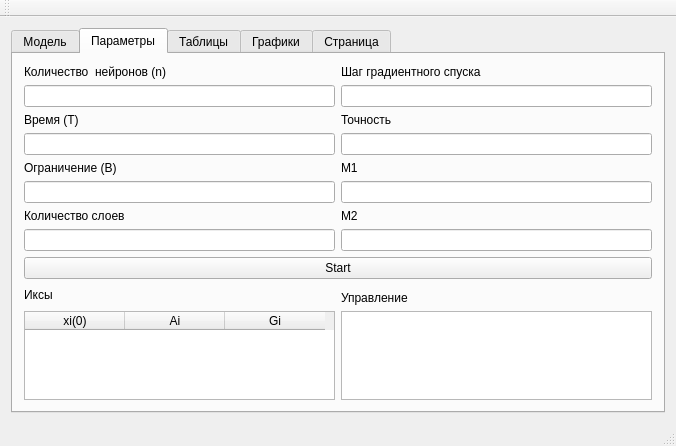
<?xml version="1.0" encoding="UTF-8"?>
<ui version="4.0">
 <class>MainWindow</class>
 <widget class="QMainWindow" name="MainWindow">
  <property name="geometry">
   <rect>
    <x>0</x>
    <y>0</y>
    <width>676</width>
    <height>446</height>
   </rect>
  </property>
  <property name="windowTitle">
   <string>MainWindow</string>
  </property>
  <widget class="QWidget" name="centralWidget">
   <layout class="QHBoxLayout" name="horizontalLayout">
    <item>
     <widget class="QTabWidget" name="tabWidget">
      <property name="currentIndex">
       <number>1</number>
      </property>
      <widget class="QWidget" name="tabModel">
       <property name="sizePolicy">
        <sizepolicy hsizetype="Expanding" vsizetype="Expanding">
         <horstretch>0</horstretch>
         <verstretch>0</verstretch>
        </sizepolicy>
       </property>
       <attribute name="title">
        <string>Модель</string>
       </attribute>
      </widget>
      <widget class="QWidget" name="tabParams">
       <attribute name="title">
        <string>Параметры</string>
       </attribute>
       <layout class="QGridLayout" name="gridLayout_3">
        <item row="0" column="0">
         <layout class="QGridLayout" name="gridLayout_2">
          <item row="16" column="1">
           <widget class="QTableWidget" name="tableWidgetControl"/>
          </item>
          <item row="1" column="0">
           <widget class="QLineEdit" name="lineEditNumNeur"/>
          </item>
          <item row="1" column="1">
           <widget class="QLineEdit" name="lineEditStep"/>
          </item>
          <item row="8" column="0">
           <widget class="QLineEdit" name="lineEditNumLay"/>
          </item>
          <item row="6" column="0">
           <widget class="QLineEdit" name="lineEditLimit"/>
          </item>
          <item row="8" column="1">
           <widget class="QLineEdit" name="lineEditM2"/>
          </item>
          <item row="0" column="0">
           <widget class="QLabel" name="label_2">
            <property name="text">
             <string>Количество  нейронов (n)</string>
            </property>
           </widget>
          </item>
          <item row="6" column="1">
           <widget class="QLineEdit" name="lineEditM1"/>
          </item>
          <item row="7" column="0">
           <widget class="QLabel" name="label">
            <property name="text">
             <string>Количество слоев</string>
            </property>
           </widget>
          </item>
          <item row="5" column="0">
           <widget class="QLabel" name="label_6">
            <property name="text">
             <string>Ограничение (В)</string>
            </property>
           </widget>
          </item>
          <item row="7" column="1">
           <widget class="QLabel" name="label_4">
            <property name="text">
             <string>М2</string>
            </property>
           </widget>
          </item>
          <item row="0" column="1">
           <widget class="QLabel" name="label_3">
            <property name="text">
             <string>Шаг градиентного спуска</string>
            </property>
           </widget>
          </item>
          <item row="5" column="1">
           <widget class="QLabel" name="label_5">
            <property name="text">
             <string>М1</string>
            </property>
           </widget>
          </item>
          <item row="4" column="0">
           <widget class="QLineEdit" name="lineEditTime"/>
          </item>
          <item row="3" column="1">
           <widget class="QLabel" name="label_8">
            <property name="text">
             <string>Точность</string>
            </property>
           </widget>
          </item>
          <item row="3" column="0">
           <widget class="QLabel" name="label_7">
            <property name="text">
             <string>Время (T)</string>
            </property>
           </widget>
          </item>
          <item row="4" column="1">
           <widget class="QLineEdit" name="lineEditAccur"/>
          </item>
          <item row="16" column="0">
           <widget class="QTableWidget" name="tableWidgetInitValues">
            <column>
             <property name="text">
              <string>xi(0)</string>
             </property>
            </column>
            <column>
             <property name="text">
              <string>Ai</string>
             </property>
            </column>
            <column>
             <property name="text">
              <string>Gi</string>
             </property>
            </column>
           </widget>
          </item>
          <item row="11" column="0" colspan="2">
           <widget class="QPushButton" name="pushButtonStart">
            <property name="text">
             <string>Start</string>
            </property>
           </widget>
          </item>
          <item row="15" column="1">
           <widget class="QLabel" name="label_10">
            <property name="text">
             <string>Управление</string>
            </property>
           </widget>
          </item>
          <item row="14" column="0" rowspan="2">
           <widget class="QLabel" name="label_9">
            <property name="text">
             <string>Иксы</string>
            </property>
           </widget>
          </item>
         </layout>
        </item>
       </layout>
      </widget>
      <widget class="QWidget" name="tabTables">
       <attribute name="title">
        <string>Таблицы</string>
       </attribute>
      </widget>
      <widget class="QWidget" name="tabGraphs">
       <attribute name="title">
        <string>Графики</string>
       </attribute>
      </widget>
      <widget class="QWidget" name="tabGraphs_2">
       <attribute name="title">
        <string>Страница</string>
       </attribute>
      </widget>
     </widget>
    </item>
   </layout>
  </widget>
  <widget class="QMenuBar" name="menuBar">
   <property name="geometry">
    <rect>
     <x>0</x>
     <y>0</y>
     <width>676</width>
     <height>20</height>
    </rect>
   </property>
  </widget>
  <widget class="QToolBar" name="mainToolBar">
   <attribute name="toolBarArea">
    <enum>TopToolBarArea</enum>
   </attribute>
   <attribute name="toolBarBreak">
    <bool>false</bool>
   </attribute>
  </widget>
  <widget class="QStatusBar" name="statusBar"/>
 </widget>
 <layoutdefault spacing="6" margin="11"/>
 <resources/>
 <connections/>
</ui>
